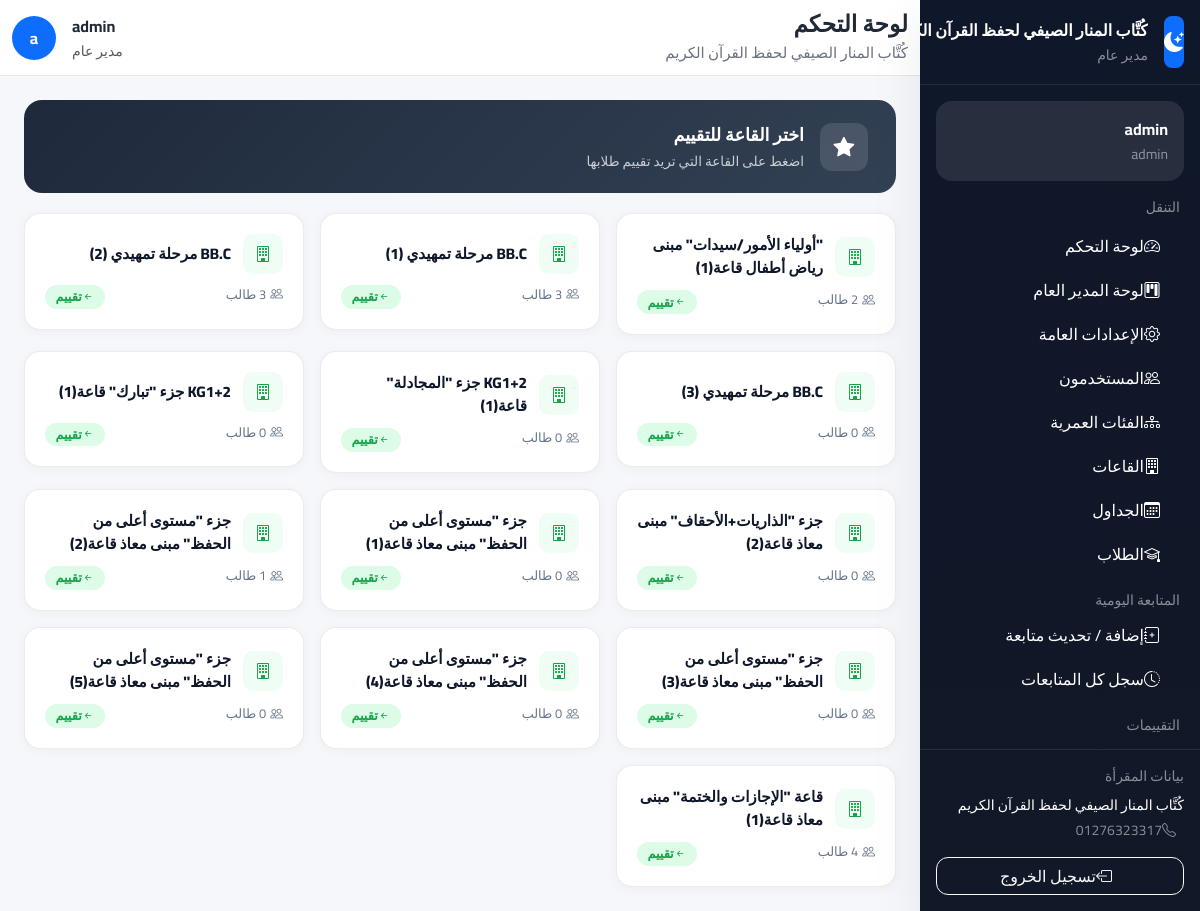
The page /evaluations/evaluate/hall/ (signed in) on the database its author committed.
### accounts/models.py (models this page shows, shortened)
class SiteSettings(models.Model):
    name = models.CharField(max_length=200, default='مقرأة القرآن الكريم', verbose_name='اسم المقرأة')
    logo = models.ImageField(upload_to='settings/', blank=True, null=True, verbose_name='الشعار')
    address = models.CharField(max_length=300, blank=True, verbose_name='العنوان')
    phone = models.CharField(max_length=20, blank=True, verbose_name='الهاتف')
    email = models.EmailField(blank=True, verbose_name='البريد الإلكتروني')
    description = models.TextField(blank=True, verbose_name='نبذة عن المقرأة')
    allow_registration = models.BooleanField(default=True, verbose_name='السماح بالتسجيل')
    auto_assign_halls = models.BooleanField(default=True, verbose_name='التسكين التلقائي')
    max_age_limit = models.PositiveIntegerField(default=15, verbose_name='الحد الأقصى للسن')
    min_age_limit = models.PositiveIntegerField(default=3, verbose_name='الحد الأدنى للسن')
    attendance_start_time = models.TimeField(default='08:00', verbose_name='وقت بداية الحضور')
    late_threshold_minutes = models.PositiveIntegerField(default=15, verbose_name='دقائق التأخير')
    facebook = models.URLField(blank=True, verbose_name='فيسبوك')
    whatsapp = models.CharField(max_length=20, blank=True, verbose_name='واتساب')
    updated_at = models.DateTimeField(auto_now=True)
    updated_by = models.ForeignKey(
        User,
        on_delete=models.SET_NULL,
        null=True,
        blank=True,
        verbose_name='آخر تعديل بواسطة'
    )
    @classmethod
    def get_settings(cls):
        obj, _ = cls.objects.get_or_create(pk=1)
        return obj
    class Meta:
        verbose_name = 'إعدادات الموقع'
        verbose_name_plural = 'إعدادات الموقع'

class User(AbstractUser):
    ROLE_GENERAL_MANAGER = 'general_manager'
    ROLE_GENERAL_SUPERVISOR = 'general_supervisor'
    ROLE_HALL_SUPERVISOR = 'hall_supervisor'
    ROLE_TEACHER = 'teacher'
    ROLE_PARENT = 'parent'
    ROLES = [
        (ROLE_GENERAL_MANAGER, 'مدير عام'),
        (ROLE_GENERAL_SUPERVISOR, 'مشرف عام'),
        (ROLE_HALL_SUPERVISOR, 'مشرف قاعات'),
        (ROLE_TEACHER, 'معلم'),
        (ROLE_PARENT, 'ولي أمر'),
    ]
    role = models.CharField(
        max_length=30,
        choices=ROLES,
        default=ROLE_PARENT,
        verbose_name='الدور الوظيفي'
    )
    phone = models.CharField(
        max_length=20,
        blank=True,
        null=True,
        verbose_name='رقم الهاتف'
    )
    profile_picture = models.ImageField(
        upload_to='profiles/',
        blank=True,
        null=True,
        verbose_name='الصورة الشخصية'
    )
    can_manage_users = models.BooleanField(default=False, verbose_name='إدارة المستخدمين')
    can_manage_halls = models.BooleanField(default=False, verbose_name='إدارة القاعات')
    can_manage_students = models.BooleanField(default=False, verbose_name='إدارة الطلاب')
    can_manage_attendance = models.BooleanField(default=False, verbose_name='إدارة الحضور')
    can_manage_evaluations = models.BooleanField(default=False, verbose_name='إدارة التقييمات')
    can_manage_settings = models.BooleanField(default=False, verbose_name='إدارة الإعدادات')
    @property
    def is_general_manager(self):
        return self.role == self.ROLE_GENERAL_MANAGER
    @property
    def is_general_supervisor(self):
        return self.role == self.ROLE_GENERAL_SUPERVISOR
    @property
    def is_hall_supervisor(self):
        return self.role == self.ROLE_HALL_SUPERVISOR
    @property
    def is_teacher(self):
        return self.role == self.ROLE_TEACHER
    @property
    def is_parent(self):
        return self.role == self.ROLE_PARENT
    class Meta:
        verbose_name = 'مستخدم'
        verbose_name_plural = 'المستخدمون'

### halls/models.py (models this page shows, shortened)
class Hall(models.Model):
    name = models.CharField(max_length=100, verbose_name='اسم القاعة')
    location = models.CharField(max_length=200, verbose_name='موقع القاعة')
    age_group = models.ForeignKey(
        'students.AgeGroup',
        on_delete=models.SET_NULL,
        null=True,
        blank=True,
        related_name='halls',
        verbose_name='الفئة العمرية'
    )
    max_students = models.PositiveIntegerField(default=30, verbose_name='أقصى عدد للطلاب')
    general_supervisor = models.ForeignKey(
        User,
        on_delete=models.SET_NULL,
        null=True,
        blank=True,
        related_name='managed_halls',
        limit_choices_to={'role': 'general_supervisor'},
        verbose_name='المشرف العام المسؤول'
    )
    teacher = models.ForeignKey(
        User,
        on_delete=models.SET_NULL,
        null=True,
        blank=True,
        related_name='teaching_halls',
        limit_choices_to={'role': 'teacher'},
        verbose_name='المعلم'
    )
    supervisor = models.ForeignKey(
        User,
        on_delete=models.SET_NULL,
        null=True,
        blank=True,
        related_name='supervising_halls',
        limit_choices_to={'role': 'hall_supervisor'},
        verbose_name='مشرف القاعة'
    )
    current_juz = models.PositiveIntegerField(
        default=30,
        verbose_name='الجزء الحالي الذي تبدأ منه القاعة'
    )
    required_completed_juz_count = models.PositiveIntegerField(
        default=0,
        verbose_name='عدد الأجزاء المطلوبة قبل دخول القاعة'
    )
    is_active = models.BooleanField(default=True, verbose_name='نشطة')
    created_at = models.DateTimeField(auto_now_add=True)
    def get_current_students_count(self):
        return self.students.filter(status='active').count()
    class Meta:
        verbose_name = 'قاعة'
        verbose_name_plural = 'القاعات'
        ordering = ['name']

### evaluations/views.py (the view, shortened to what this page needs)
# urls.py: path('evaluate/hall/',                    views.SelectHallForEvaluationView.as_view(),  name='evaluate_hall_select'),
class SelectHallForEvaluationView(TeacherRequiredMixin, View):
    template_name = 'evaluations/select_hall.html'
    def get_allowed_halls(self, user):
        if user.is_general_manager:
            return Hall.objects.filter(is_active=True)
    def get(self, request):
        halls = self.get_allowed_halls(request.user)
        if halls.count() == 1:
            return redirect('evaluations:evaluate_hall', hall_id=halls.first().pk)
        return render(request, self.template_name, {'halls': halls})

### templates/evaluations/select_hall.html (shortened to what this page needs)
{% extends "base.html" %}
{% block content %}
<div style="background:linear-gradient(135deg,#1e293b,#334155);border-radius:18px;
            padding:1.35rem 1.75rem;margin-bottom:1.25rem;color:#fff;
            display:flex;align-items:center;gap:1rem;">
    <div style="width:48px;height:48px;background:rgba(255,255,255,.12);border-radius:12px;
                display:flex;align-items:center;justify-content:center;font-size:1.3rem;">
        <i class="bi bi-star-fill"></i>
    </div>
    <div>
        <div style="font-size:1.1rem;font-weight:800;margin-bottom:.2rem;">اختر القاعة للتقييم</div>
        <div style="font-size:.85rem;opacity:.75;">اضغط على القاعة التي تريد تقييم طلابها</div>
    </div>
</div>
<div class="row g-3">
    {% for hall in halls %}
    <div class="col-md-6 col-lg-4">
        <a href="{% url 'evaluations:evaluate_hall' hall.pk %}"
           style="display:block;background:#fff;border:1.5px solid rgba(15,23,42,.08);
                  border-radius:16px;padding:1.25rem;text-decoration:none;
                  box-shadow:0 2px 12px rgba(15,23,42,.04);transition:all .15s;"
           onmouseover="this.style.borderColor='#01696f';this.style.boxShadow='0 4px 20px rgba(1,105,111,.15)'"
           onmouseout="this.style.borderColor='rgba(15,23,42,.08)';this.style.boxShadow='0 2px 12px rgba(15,23,42,.04)'">
            <div style="display:flex;align-items:center;gap:.75rem;margin-bottom:.65rem;">
                <div style="width:40px;height:40px;background:#f0fdf4;border-radius:10px;
                            display:flex;align-items:center;justify-content:center;
                            font-size:1rem;color:#16a34a;flex-shrink:0;">
                    <i class="bi bi-building"></i>
                </div>
                <div style="font-weight:800;font-size:.95rem;color:#0f172a;">{{ hall.name }}</div>
            </div>
            <div style="display:flex;justify-content:space-between;font-size:.8rem;color:#64748b;">
                <span><i class="bi bi-people me-1"></i>{{ hall.get_current_students_count }} طالب</span>
                <span style="background:#dcfce7;color:#16a34a;border-radius:20px;
                             padding:.15rem .65rem;font-weight:700;">
                    <i class="bi bi-arrow-left-short"></i>تقييم
                </span>
            </div>
        </a>
    </div>
    {% empty %}
    <div class="col-12 text-center py-5" style="color:#94a3b8;">
        <i class="bi bi-building" style="font-size:2.5rem;display:block;margin-bottom:.75rem;"></i>
        لا توجد قاعات متاحة
    </div>
    {% endfor %}
</div>
{% endblock %}

### templates/partials/sidebar.html (shortened to what this page needs)
<aside class="sidebar d-flex flex-column" id="appSidebar">
    <div class="p-3 border-bottom border-secondary border-opacity-25">
        <div class="d-flex align-items-center gap-3">
            {% if SITE_LOGO and SITE_LOGO.url %}
                <img src="{{ SITE_LOGO.url }}" alt="{{ SITE_NAME }}" class="rounded-3"
                     width="52" height="52" style="object-fit: cover;">
            {% else %}
                <div class="bg-primary rounded-3 d-flex align-items-center justify-content-center text-white"
                     style="width:52px;height:52px;">
                    <i class="bi bi-moon-stars-fill fs-5"></i>
                </div>
            {% endif %}
            <div class="min-w-0">
                <div class="fw-bold text-white text-truncate">{{ SITE_NAME|default:"مقرأة تحفيظ القرآن الكريم" }}</div>
                <small class="text-white-50">{{ user.get_role_display }}</small>
            </div>
        </div>
    </div>
    <div class="p-3 overflow-y-auto flex-grow-1">
        <div class="bg-white bg-opacity-10 rounded-4 p-3 mb-3">
            <div class="fw-bold text-white">{{ user.get_full_name|default:user.username }}</div>
            <small class="text-white-50">{{ user.username }}</small>
        </div>
        <div class="small text-uppercase text-white-50 mb-2 px-1">التنقل</div>
        <nav class="nav flex-column gap-1">
            <a class="nav-link text-white rounded-3 px-3 py-2" href="{% url 'accounts:dashboard' %}">
                <i class="bi bi-speedometer2 ms-2"></i>لوحة التحكم
            </a>
            {% if user.is_general_manager %}
                <a class="nav-link text-white rounded-3 px-3 py-2" href="{% url 'dashboard:manager' %}">
                    <i class="bi bi-kanban ms-2"></i>لوحة المدير العام
                </a>
                <a class="nav-link text-white rounded-3 px-3 py-2" href="{% url 'settings:home' %}">
                    <i class="bi bi-gear ms-2"></i>الإعدادات العامة
                </a>
                <a class="nav-link text-white rounded-3 px-3 py-2" href="{% url 'settings:users' %}">
                    <i class="bi bi-people ms-2"></i>المستخدمون
                </a>
                <a class="nav-link text-white rounded-3 px-3 py-2" href="{% url 'settings:age_groups' %}">
                    <i class="bi bi-diagram-3 ms-2"></i>الفئات العمرية
                </a>
            {% endif %}
            {% if user.is_general_manager or user.is_general_supervisor or user.is_hall_supervisor or user.is_teacher %}
                <a class="nav-link text-white rounded-3 px-3 py-2" href="{% url 'halls:list' %}">
                    <i class="bi bi-building ms-2"></i>القاعات
                </a>
                <a class="nav-link text-white rounded-3 px-3 py-2" href="{% url 'halls:all_schedules' %}">
                    <i class="bi bi-calendar3 ms-2"></i>الجداول
                </a>
                <a class="nav-link text-white rounded-3 px-3 py-2" href="{% url 'students:list' %}">
                    <i class="bi bi-mortarboard ms-2"></i>الطلاب
                </a>
            {% endif %}
        </nav>
        {% if user.is_hall_supervisor or user.is_general_supervisor or user.is_general_manager %}
        <div class="small text-uppercase text-white-50 mt-3 mb-1 px-1">المتابعة اليومية</div>
        <nav class="nav flex-column gap-1">
            <a class="nav-link text-white rounded-3 px-3 py-2" href="{% url 'evaluations:add_followup' %}">
                <i class="bi bi-journal-plus ms-2"></i>إضافة / تحديث متابعة
            </a>
            {% if user.is_hall_supervisor %}
                {% for hall in user.supervising_halls.all %}
                <a class="nav-link text-white rounded-3 px-3 py-2"
                   href="{% url 'evaluations:hall_followups' hall.pk %}">
                    <i class="bi bi-clock-history ms-2"></i>متابعات {{ hall.name|truncatechars:20 }}
                </a>
                {% endfor %}
            {% else %}
                <a class="nav-link text-white rounded-3 px-3 py-2"
                   href="{% url 'evaluations:all_followups' %}">
                    <i class="bi bi-clock-history ms-2"></i>سجل كل المتابعات
                </a>
            {% endif %}
        </nav>
        {% endif %}
        {% if user.is_teacher or user.is_general_supervisor or user.is_general_manager %}
        <div class="small text-uppercase text-white-50 mt-3 mb-1 px-1">التقييمات</div>
        <nav class="nav flex-column gap-1">
            {% if user.is_general_supervisor or user.is_general_manager %}
                <a class="nav-link text-white rounded-3 px-3 py-2"
                   href="{% url 'evaluations:evaluate_hall_select' %}">
                    <i class="bi bi-star-half ms-2"></i>تقييم القاعات
                </a>
            {% endif %}
        </nav>
        {% endif %}
    </div>
    <div class="mt-auto p-3 border-top border-secondary border-opacity-25 flex-shrink-0">
        <div class="small text-white-50 mb-2">بيانات المقرأة</div>
        <div class="text-white small">{{ SITE_NAME }}</div>
        {% if SITE_PHONE %}
            <div class="text-white-50 small mt-1">
                <i class="bi bi-telephone ms-2"></i>{{ SITE_PHONE }}
            </div>
        {% endif %}
        <form method="post" action="{% url 'accounts:logout' %}" class="mt-3">
            <button type="submit" class="btn btn-outline-light w-100">
                <i class="bi bi-box-arrow-left ms-2"></i>تسجيل الخروج
            </button>
        </form>
    </div>
</aside>

### templates/partials/header.html (shortened to what this page needs)
<header class="topbar d-flex align-items-center">
    <div class="container-fluid">
        <div class="d-flex align-items-center justify-content-between gap-3">
            <div class="d-flex align-items-center gap-2">
                <div>
                    <h1 class="page-title">{% block page_title %}لوحة التحكم{% endblock %}</h1>
                    <div class="page-subtitle">{{ SITE_NAME|default:"مقرأة تحفيظ القرآن الكريم" }}</div>
                </div>
            </div>
            <div class="d-flex align-items-center gap-3">
                <div class="text-end d-none d-sm-block">
                    <div class="fw-bold">{{ user.get_full_name|default:user.username }}</div>
                    <small class="text-muted">{{ user.get_role_display }}</small>
                </div>
                <div class="rounded-circle bg-primary text-white d-flex align-items-center justify-content-center fw-bold"
                     style="width:44px;height:44px;">
                    {{ user.first_name|default:user.username|slice:":1" }}
                </div>
            </div>
        </div>
    </div>
</header>

### rows shown on the page
SiteSettings: name "كُتَّاب المنار الصيفي لحفظ القرآن…", name "كُتَّاب المنار الصيفي لحفظ القرآن الكريم", phone "01276323317"
User: role "مدير عام", get_full_name "admin", username "admin", first_name "a"
Hall: name "\"أولياء الأمور/سيدات\" مبنى رياض أطفال قاعة(1)"
Hall: name "BB.C مرحلة تمهيدي (1)"
Hall: name "BB.C مرحلة تمهيدي (2)"
Hall: name "BB.C مرحلة تمهيدي (3)", get_current_students_count "0"
Hall: name "KG1+2 جزء \"المجادلة\" قاعة(1)", get_current_students_count "0"
Hall: name "KG1+2 جزء \"تبارك\" قاعة(1)", get_current_students_count "0"
Hall: name "جزء \"الذاريات+الأحقاف\" مبنى معاذ قاعة(2)", get_current_students_count "0"
Hall: name "جزء \"مستوى أعلى من الحفظ\" مبنى معاذ قاعة(1)", get_current_students_count "0"
Hall: name "جزء \"مستوى أعلى من الحفظ\" مبنى معاذ قاعة(2)"
Hall: name "جزء \"مستوى أعلى من الحفظ\" مبنى معاذ قاعة(3)", get_current_students_count "0"
Hall: name "جزء \"مستوى أعلى من الحفظ\" مبنى معاذ قاعة(4)", get_current_students_count "0"
Hall: name "جزء \"مستوى أعلى من الحفظ\" مبنى معاذ قاعة(5)", get_current_students_count "0"
Hall: name "قاعة \"الإجازات والختمة\" مبنى معاذ قاعة(1)", get_current_students_count "4"
